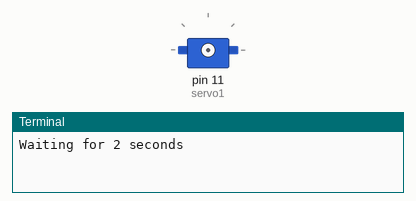
This program was run on a simulated Raspberry Pi (header pin numbers). On the bench: servo, the last lines printed to the terminal. Servo angles are drawn from the pulse width (0.5 ms = 0°, 2.5 ms = 180°). At 18.5 s the program stops and its outputs stay as they are.

Above: at 0.1 s.
At 6.1 s:
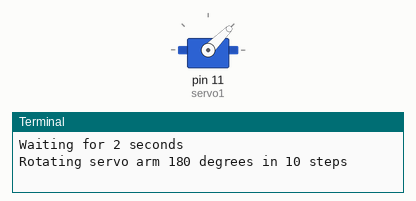
At 13.1 s:
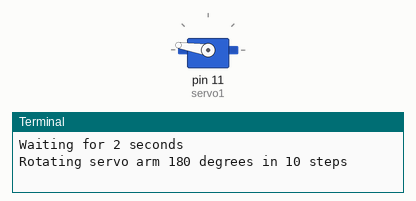
At 16.1 s:
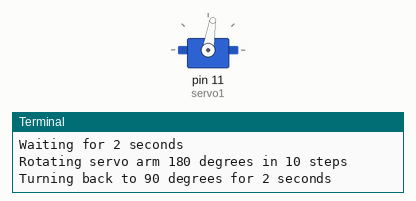
Timing chart, 0 to 19.5 s (numbered marks = the images above):
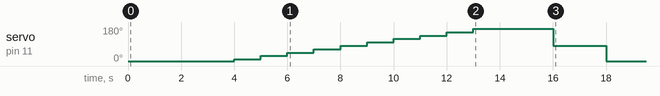

Measured:
- by itself, servo on pin 11 (servo1): rises from 0° to 171° in 9.0 s, then falls to 0° in 5.0 s

The program:

rpi_servo_motor_ctrl_02_d21m10y2022.py
```python
# rpi_servo_motor_ctrl_02_d21m10y2022.py
# Courtesy ExplainingComputers YouTube channel.
# Modify while loop to rectify jitter of servo
# arm (Same is also applied to other relevant
# portions of code)
#
# Import Libraries:
import RPi.GPIO as GPIO
import time

# Set GPIO numbering mode:
GPIO.setmode(GPIO.BOARD)

# Set pin 11 as an output, and set servo1 as pin 11 as PWM
GPIO.setup(11,GPIO.OUT)
servo1 = GPIO.PWM(11,50)

# Start PWM running, but with value of 0 (pulse off)
servo1.start(0)
print ("Waiting for 2 seconds")
time.sleep(2)

# Proceed to move servo1:
print ("Rotating servo arm 180 degrees in 10 steps")

# Define variable for duty cycle:
duty = 1

# Loop for duty values from 2 to 12%
# which corresponds to (0 to 180 degrees):
while duty <= 12:
    servo1.ChangeDutyCycle(duty)
    time.sleep(0.3)
    servo1.ChangeDutyCycle(0)    # Send '0' (i.e. no signal) to
                                 # stop servo arm from moving
    time.sleep(0.7)
    duty = duty + 1

# Wait a couple of seconds:
time.sleep(2)

# Turn back to 90 degrees:
print("Turning back to 90 degrees for 2 seconds")
servo1.ChangeDutyCycle(7)
time.sleep(0.5)
servo1.ChangeDutyCycle(0)
time.sleep(1.5)

# Turn back to 0 degrees:
print("Turning back to 0 degrees")
servo1.ChangeDutyCycle(2)
time.sleep(0.5)
servo1.ChangeDutyCycle(0)    # Not sure what this parameter "0"
			     # does or if it is neccessary.
			     # Update: It is to stop servo arm
			     # from moving by sending '0' as signal

# Stop library and clear GPIO ready for next use:
servo1.stop()
GPIO.cleanup()
print("GPIO successfully cleaned")


#
```
